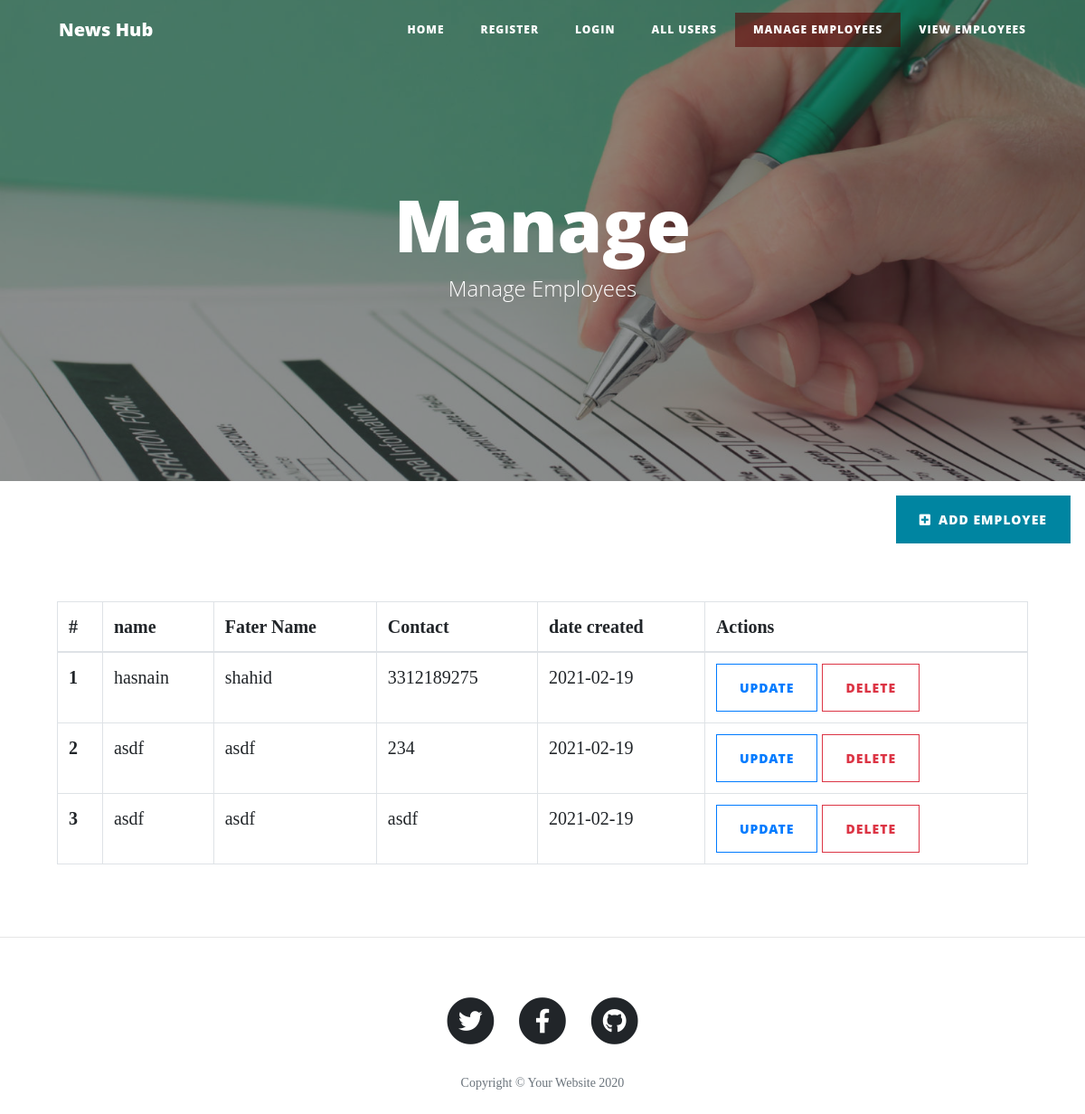
The page /manageEmployees on the database its author committed.
### app.py (models this page shows, shortened)
class EmpModel(db.Model):
     id = db.Column(db.Integer, primary_key=True)
     empname = db.Column(db.String(200), nullable=False)
     empfname = db.Column(db.String(200), nullable=False)
     empnumber = db.Column(db.Integer, nullable=False)
     emp_date_created = db.Column(db.DateTime , default = datetime.utcnow)

### app.py (the view)
@app.route('/manageEmployees')
def manageEmp():
    AllEmps = EmpModel.query.order_by(EmpModel.emp_date_created).all()
    return render_template("manageemp.html" ,  emps = AllEmps , active = "manageEmployees")

### templates/manageemp.html (shortened to what this page needs)
{% extends "layout.html" %}
{% block content %}
<header class="masthead" style="background-image: url('static/img/registerImage.jpg') ; margin-bottom: 0px;">
    <div class="overlay"></div>
    <div class="container">
        <div class="row">
            <div class="col-lg-8 col-md-10 mx-auto">
                <div class="page-heading">
                    <h1>Manage</h1>
                    <span class="subheading">Manage Employees</span>
                </div>
            </div>
        </div>
    </div>
</header>
<div class="d-flex justify-content-end p-3">
  <button type="button" class="btn btn-primary" data-toggle="modal" data-target="#postAdd"><i
      class="fa fa-plus-square pr-2"></i>Add Employee</button>
</div>
<div class="container-fluid">
  <div class="row p-5">
    <div class="col-12">
      <table id="blogTable" class="table table-bordered">
        <thead>
          <tr>
            <th scope="col">#</th>
            <th scope="col">name</th>
            <th scope="col">Fater Name</th>
            <th scope="col">Contact</th>
            <th scope="col">date created</th>
            <th scope="col">Actions</th>
          </tr>
        </thead>
        <tbody>
          {% if emps %}
          {% for emp in emps %}
          <tr>
            <th scope="row">{{emp.id}}</th>
            <td>{{emp.empname}}</td>
            <td>{{emp.empfname}}</td>
            <td>
                {{emp.empnumber}}
            </td>
            <td>{{emp.emp_date_created.date()}}</td>
            <td>
              <a  class="btn btn-outline-primary btn-sm" data-toggle="modal"
                data-target="#modaledit{{emp.id}}"> Update</a>
              <a href="delete/{{emp.id}}" class="btn btn-outline-danger btn-sm">delete</a>
            </td>
          </tr>
          {% endfor %}
          {% else %}
          <tr>
            <td colspan="6" class="text-center">No employee available</td>
          </tr>
          {% endif %}
        </tbody>
      </table>
    </div>
  </div>
</div>
{% endblock %}

### rows shown on the page
EmpModel: id "1", empname "hasnain", empfname "shahid", empnumber "3312189275", emp_date_created "2021-02-19"
EmpModel: id "2", empname "asdf", empfname "asdf", empnumber "234", emp_date_created "2021-02-19"
EmpModel: id "3", empname "asdf", empfname "asdf", empnumber "asdf", emp_date_created "2021-02-19"
